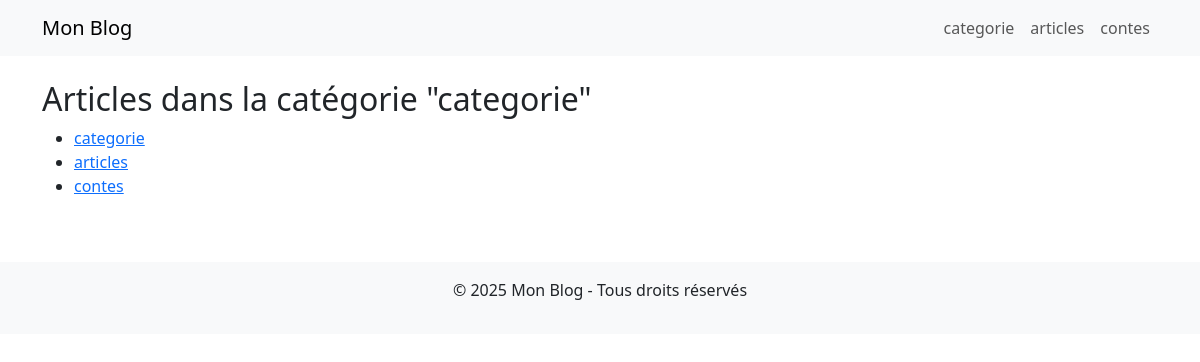
Page /categorie/3/ on the committed database.
### blog/models.py (models this page shows, shortened)
class Categorie(models.Model):
    nom = models.CharField(max_length=100, unique=True)

### blog/views.py (the view)
# urls.py: path('categorie/<int:id>/', views.articles_par_categorie, name='articles_par_categorie'),
def articles_par_categorie(request, id):
    categorie = get_object_or_404(Categorie, id=id)
    articles = Article.objects.filter(categorie=categorie, statut='publie').order_by('-date_publication')
    categories = Categorie.objects.all()  # Pour la navbar
    return render(request, 'blog/articles_par_categorie.html', {
        'categorie': categorie,
        'articles': articles,
        'categories': categories,
    })

### blog/context_processors.py (called while the page is built)
def categories_context(request):
    return {
        'categories': Categorie.objects.all()
    }

### blog/templates/blog/articles_par_categorie.html (shortened to what this page needs)
{% extends 'blog/base.html' %}
{% block content %}
  <h2>Articles dans la catégorie "{{ categorie.nom }}"</h2>
  <ul>
  {% for cat in categories %}
    <li><a href="{% url 'articles_par_categorie' cat.id %}">{{ cat.nom }}</a></li>
  {% endfor %}
</ul>
{% endblock %}

### blog/templates/blog/base.html (shortened to what this page needs)
<!DOCTYPE html>
<html lang="fr">
<head>
  <link rel="stylesheet" href="https://cdn.jsdelivr.net/npm/bootstrap@5.3.0/dist/css/bootstrap.min.css">
</head>
<body>
  <nav class="navbar navbar-expand-lg navbar-light bg-light mb-4">
    <div class="container">
      <a class="navbar-brand" href="{% url 'accueil' %}">Mon Blog</a>
      <div class="collapse navbar-collapse">
        <ul class="navbar-nav ms-auto">
          {% for cat in categories %}
            <li class="nav-item">
              <a class="nav-link" href="{% url 'articles_par_categorie' cat.id %}">{{ cat.nom }}</a>
            </li>
          {% endfor %}
        </ul>
      </div>
    </div>
  </nav>
  <div class="container">
    {% block content %}{% endblock %}
  </div>
  <footer class="bg-light text-center mt-5 p-3">
    <p>© 2025 Mon Blog - Tous droits réservés</p>
  </footer>
</body>
</html>

### rows in the picture
Categorie: nom "categorie"
Categorie: nom "articles"
Categorie: nom "contes"
